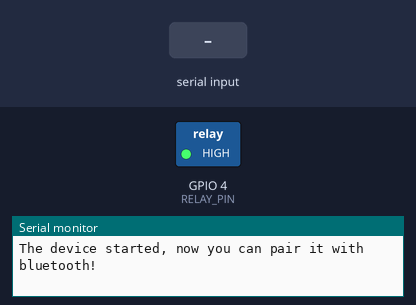
The sketch below on a simulated ESP32. Parts: switched loads named in the sketch (green lamp = pin HIGH), the last lines printed to the serial monitor. Inputs (shaded band) come from the test bench. Nothing arrives over Bluetooth unless stated.

Above: at 1.2 s.
1.3 s: "N" received over the second serial link
At 1.9 s:
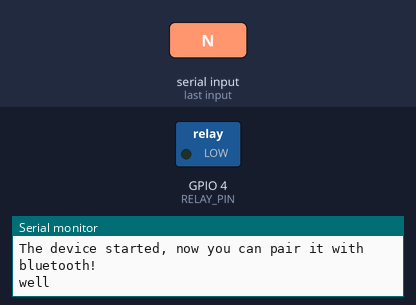
2.8 s: "Y" received over the second serial link
At 3.1 s:
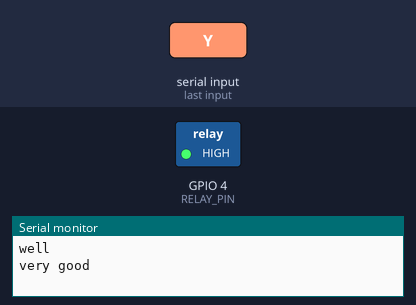
Timing chart, 0 to 5.8 s (numbered marks = the images above; inputs shaded):
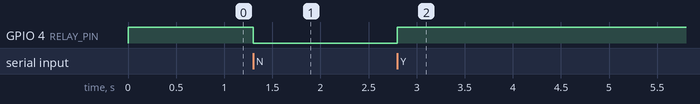

Measured:
- after the input at 1.3 s, GPIO 4 (RELAY_PIN): HIGH → LOW at once
- after the input at 2.8 s, GPIO 4 (RELAY_PIN): LOW → HIGH at once

The sketch:

car.ino
```cpp
#define RELAY_PIN 4
#include "BluetoothSerial.h"
#if !defined(CONFIG_BT_ENABLED) || !defined(CONFIG_BLUEDROID_ENABLED)
#error Bluetooth is not enabled! Please run `make menuconfig` to and enable it
#endif

BluetoothSerial SerialBT;

void setup() {
  Serial.begin(115200);

  SerialBT.begin("ESP32test"); //Bluetooth device name
  Serial.println("The device started, now you can pair it with bluetooth!");
pinMode(RELAY_PIN, OUTPUT);
digitalWrite(RELAY_PIN, HIGH);
}

void loop() {
 char a;
  if (SerialBT.available()) {
  a=SerialBT.read();
  if(a=='Y')
  {
    digitalWrite(RELAY_PIN, HIGH);
    Serial.println("very good");
  }
  if(a=='N')
    {
       digitalWrite(RELAY_PIN, LOW);
      Serial.println("well");
      }
                            }

}
```
